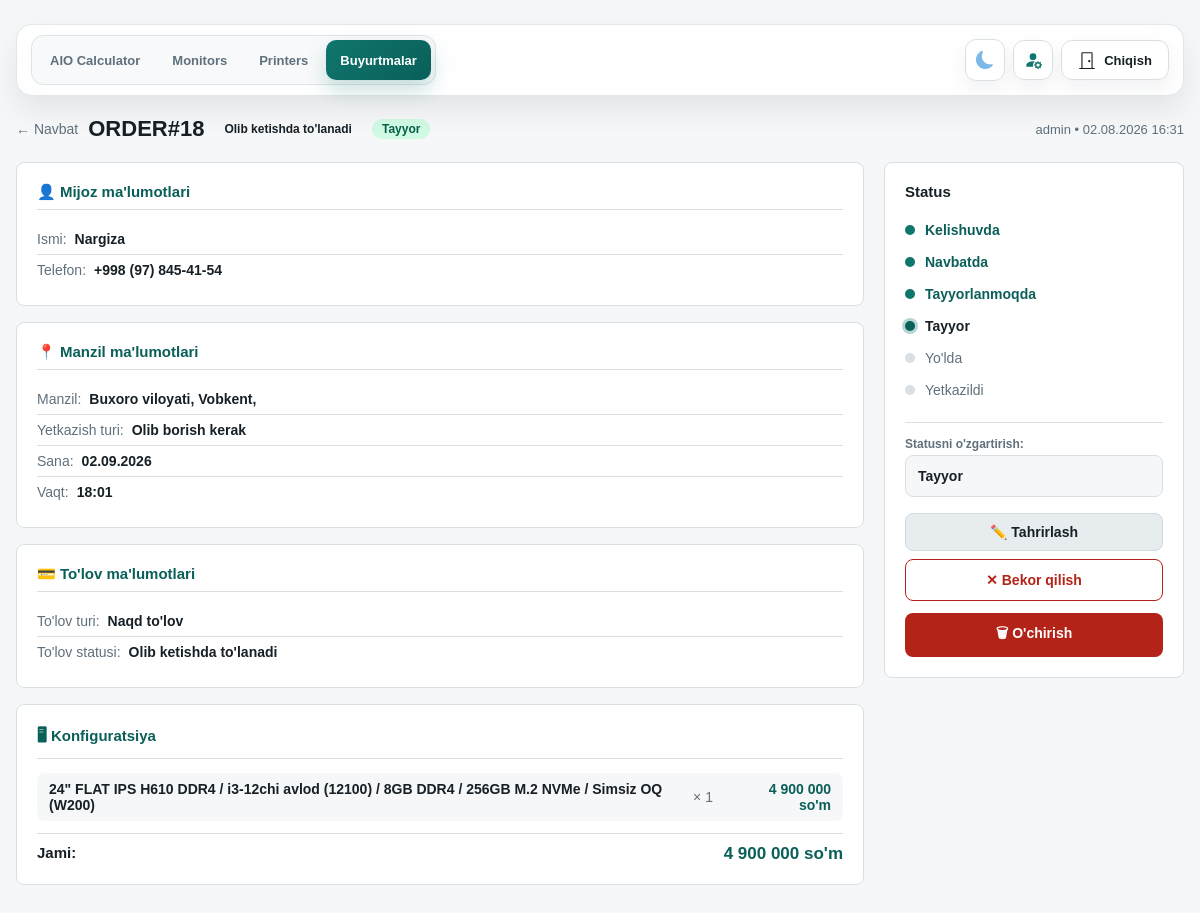
The page /orders/18/ (signed in) on the database as committed earlier.
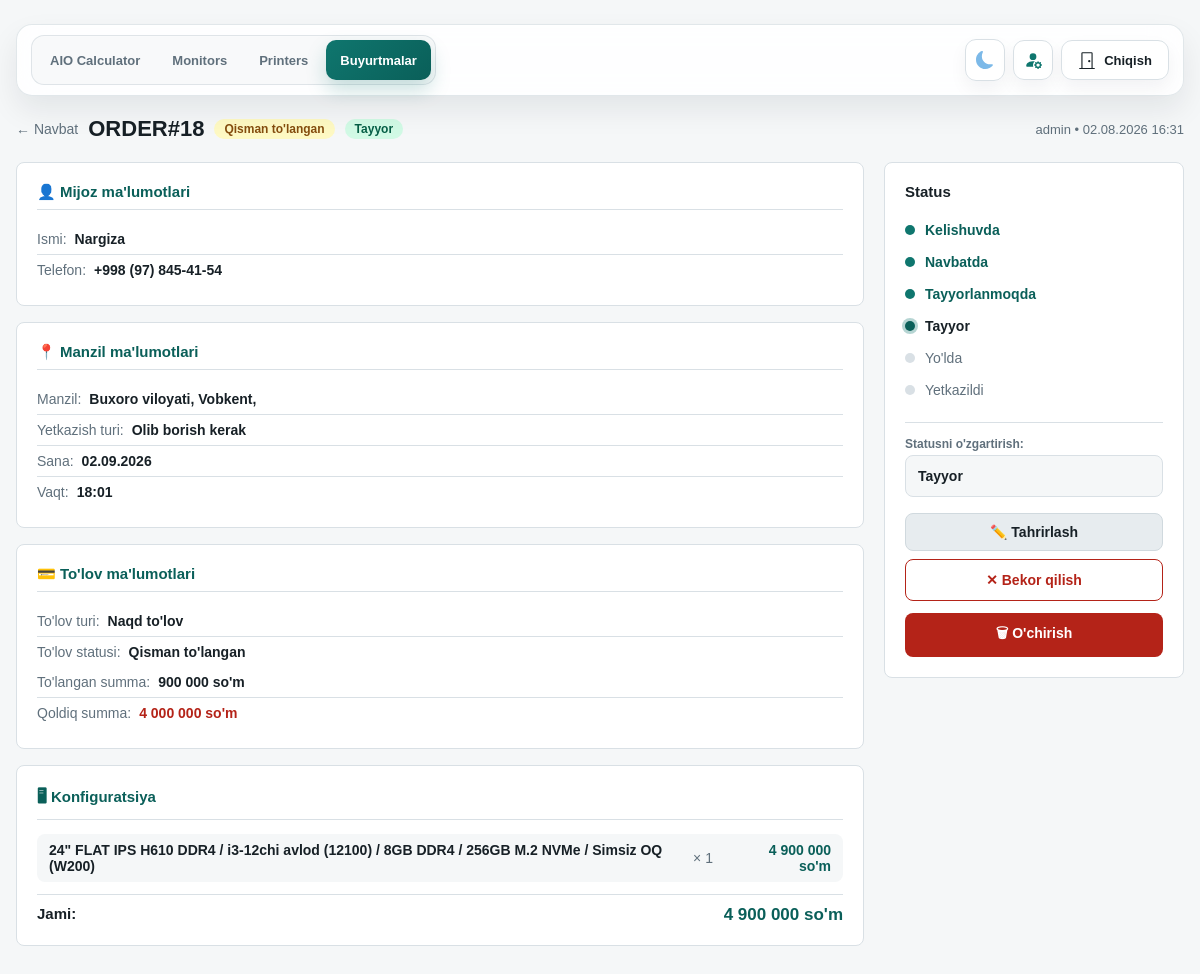
The same page on the database as committed later.
### orders/models.py (models this page shows, shortened)
class Order(models.Model):
    class DeliveryType(models.TextChoices):
        DELIVERY = "DELIVERY", "Olib borish kerak"
        POST = "POST", "Pochta (BTS, UzPost, YandexGo...)"
        PICKUP = "PICKUP", "Olib ketadi"
    class PaymentType(models.TextChoices):
        CASH = "CASH", "Naqd to'lov"
        CARD = "CARD", "Kartadan to'lov"
        TRANSFER = "TRANSFER", "Bank orqali"
        CASH_CARD = "CASH_CARD", "Aralash to'lov"
    class PaymentStatus(models.TextChoices):
        UNPAID = "UNPAID", "To'lanmagan"
        ON_DELIVERY = "ON_DELIVERY", "Yetkazilganda to'lanadi"
        ON_PICKUP = "ON_PICKUP", "Olib ketishda to'lanadi"
        PARTIAL = "PARTIAL", "Qisman to'langan"
        PAID = "PAID", "To'langan"
    class ProductionStatus(models.TextChoices):
        AGREED = "AGREED", "Kelishuvda"
        QUEUED = "QUEUED", "Navbatda"
        IN_PROGRESS = "IN_PROGRESS", "Tayyorlanmoqda"
        READY = "READY", "Tayyor"
        SHIPPING = "SHIPPING", "Yo'lda"
        DELIVERED = "DELIVERED", "Yetkazildi"
        ON_HOLD = "ON_HOLD", "To'xtatildi"
        CANCELLED = "CANCELLED", "Bekor qilindi"
    DELIVERY_STATUS_FLOWS = {
        DeliveryType.DELIVERY: [
            ProductionStatus.AGREED,
            ProductionStatus.QUEUED,
            ProductionStatus.IN_PROGRESS,
            ProductionStatus.READY,
            ProductionStatus.SHIPPING,
            ProductionStatus.DELIVERED,
        ],
        DeliveryType.POST: [
            ProductionStatus.AGREED,
            ProductionStatus.QUEUED,
            ProductionStatus.IN_PROGRESS,
            ProductionStatus.READY,
            ProductionStatus.SHIPPING,
            ProductionStatus.DELIVERED,
        ],
        DeliveryType.PICKUP: [
            ProductionStatus.AGREED,
            ProductionStatus.QUEUED,
            ProductionStatus.IN_PROGRESS,
            ProductionStatus.READY,
            ProductionStatus.DELIVERED,
        ],
    }
    GLOBAL_PRODUCTION_STATUSES = [
        ProductionStatus.CANCELLED,
        ProductionStatus.ON_HOLD,
    ]
    DELIVERY_STATUS_LABELS = {
        DeliveryType.DELIVERY: {
            ProductionStatus.SHIPPING: "Yo'lda",
            ProductionStatus.DELIVERED: "Yetkazildi",
        },
        DeliveryType.POST: {
            ProductionStatus.SHIPPING: "Jo'natildi",
            ProductionStatus.DELIVERED: "Qabul qilib oldi",
        },
        DeliveryType.PICKUP: {
            ProductionStatus.DELIVERED: "Olib ketildi",
        },
    }
    order_number = models.CharField(
        max_length=24, unique=True, blank=True, null=True, verbose_name="Buyurtma raqami"
    )
    sold_by = models.ForeignKey(
        User, on_delete=models.PROTECT, related_name="orders", verbose_name="Sotuvchi"
    )
    customer_name = models.CharField(max_length=120, verbose_name="Mijoz ismi")
    customer_phone = models.CharField(max_length=30, verbose_name="Telefon raqami")
    region = models.CharField(max_length=80, verbose_name="Viloyat")
    district = models.CharField(max_length=80, verbose_name="Tuman")
    city = models.CharField(max_length=80, verbose_name="Shahar")
    landmark = models.CharField(max_length=200, blank=True, verbose_name="Mo'ljal")
    delivery_type = models.CharField(
        max_length=20, choices=DeliveryType.choices, verbose_name="Yetkazish turi"
    )
    payment_type = models.CharField(
        max_length=20, choices=PaymentType.choices, verbose_name="To'lov turi"
    )
    payment_status = models.CharField(
        max_length=20,
        choices=PaymentStatus.choices,
        default=PaymentStatus.UNPAID,
        verbose_name="To'lov holati",
    )
    production_status = models.CharField(
        max_length=20,
        choices=ProductionStatus.choices,
        default=ProductionStatus.AGREED,
        verbose_name="Ishlab chiqarish holati",
    )
    total_price_usd = models.DecimalField(
        max_digits=12, decimal_places=2, default=0, verbose_name="Jami (USD)"
    )
    total_price_uzs = models.DecimalField(
        max_digits=16, decimal_places=0, default=0, verbose_name="Jami (so'm)"
    )
    delivery_date = models.DateField(null=True, blank=True, verbose_name="Yetkazib berish sanasi")
    delivery_time = models.CharField(max_length=10, null=True, blank=True, verbose_name="Yetkazib berish vaqti")
    partial_amount = models.DecimalField(
        max_digits=16, decimal_places=0, default=0, verbose_name="Qisman to'langan summa"
    )
    notes = models.TextField(blank=True, verbose_name="Izoh")
    created_at = models.DateTimeField(auto_now_add=True)
    updated_at = models.DateTimeField(auto_now=True)
    delivered_at = models.DateTimeField(null=True, blank=True, verbose_name="Yetkazib berilgan vaqt")
    class Meta:
        ordering = ["-created_at"]
        verbose_name = "Buyurtma"
        verbose_name_plural = "Buyurtmalar"
    @property
    def display_order_number(self):
        raw_number = self.order_number or f"ORDER#{self.pk}"
        if raw_number.startswith("ORD#"):
            return raw_number.replace("ORD#", "ORDER#", 1)
        return raw_number
    @classmethod
    def production_status_flow(cls, delivery_type):
        return cls.DELIVERY_STATUS_FLOWS.get(
            delivery_type,
            cls.DELIVERY_STATUS_FLOWS[cls.DeliveryType.DELIVERY],
        )
    @classmethod
    def production_status_label(cls, status, delivery_type=None):
        if delivery_type:
            custom = cls.DELIVERY_STATUS_LABELS.get(delivery_type, {})
            if status in custom:
                return custom[status]
        return dict(cls.ProductionStatus.choices).get(status, status)
    @classmethod
    def production_status_choices_for_delivery(cls, delivery_type):
        statuses = list(cls.production_status_flow(delivery_type))
        for status in cls.GLOBAL_PRODUCTION_STATUSES:
            if status not in statuses:
                statuses.append(status)
        return [(status, cls.production_status_label(status, delivery_type)) for status in statuses]

class OrderItem(models.Model):
    order = models.ForeignKey(Order, on_delete=models.CASCADE, related_name="items")
    build_quote = models.ForeignKey(
        "calculator.BuildQuote",
        on_delete=models.SET_NULL,
        null=True,
        blank=True,
        related_name="order_items",
        verbose_name="Kalkulyator konfiguratsiyasi",
    )
    config_label = models.CharField(max_length=255, verbose_name="Konfiguratsiya")
    quantity = models.PositiveIntegerField(default=1, verbose_name="Soni")
    unit_price_usd = models.DecimalField(
        max_digits=12, decimal_places=2, default=0, verbose_name="Dona narxi (USD)"
    )
    unit_price_uzs = models.DecimalField(
        max_digits=16, decimal_places=2, default=0, verbose_name="Dona narxi (so'm)"
    )
    class Meta:
        verbose_name = "Buyurtma elementi"
        verbose_name_plural = "Buyurtma elementlari"

### orders/views.py (the view, shortened to what this page needs)
# urls.py: path("<int:pk>/", views.order_detail, name="detail"),
@login_required
def order_detail(request, pk):
    from calculator.models import CalculatorSettings
    try:
        settings = CalculatorSettings.objects.first()
        usd_rate = int(settings.usd_rate) if settings and settings.usd_rate else 12850
    except:
        usd_rate = 12850
    order = get_object_or_404(
        _orders_for_user(request.user).prefetch_related("items").select_related("sold_by"),
        pk=pk,
    )
    if request.method == "GET" and request.GET.get("edit") == "1":
        if not _can_user_edit_order(request.user, order):
            raise PermissionDenied("Sizda buyurtmani tahrirlash huquqi yo'q.")
        return render(request, "orders/order_form.html", _form_context(request.user, order, {}))
    allowed_production_status_choices = _allowed_production_status_choices_for_user(
        request.user,
        order.delivery_type,
        order.production_status,
        order,
    )
    allowed_production_status_values = {value for value, _ in allowed_production_status_choices}
    return render(request, "orders/order_detail.html", {
        "active_nav": "orders",
        "order": order,
        "usd_rate": usd_rate,
        "status_flow": Order.production_status_flow(order.delivery_type),
        "current_status_index": (
            Order.production_status_flow(order.delivery_type).index(order.production_status)
            if order.production_status in Order.production_status_flow(order.delivery_type)
            else -1
        ),
        "delivery_choices": Order.DeliveryType.choices,
        "payment_type_choices": Order.PaymentType.choices,
        "payment_status_choices": Order.PaymentStatus.choices,
        "production_status_choices": allowed_production_status_choices,
        "can_edit_order": _can_user_edit_order(request.user, order),
        "can_delete_order": _can_user_delete_order(request.user),
        "can_cancel_order": _can_user_cancel_order(request.user, order),
        "can_change_production_status": _can_user_change_production_status(
            request.user,
            order.production_status,
            order,
        ),
        "show_current_status_option": order.production_status not in allowed_production_status_values,
        "current_status_label": _all_production_status_choices_map(order.delivery_type).get(
            order.production_status,
            order.production_status,
        ),
    })

### orders/templates/orders/order_detail.html (shortened to what this page needs)
{% extends "base.html" %}
{% load order_tags %}
{% block content %}
<div style="margin-top:20px;">
  <div style="display:flex;align-items:center;flex-wrap:wrap;gap:10px;margin-bottom:16px;">
    <a href="{% url 'orders:list' %}" style="color:var(--muted);text-decoration:none;font-size:14px;">← Navbat</a>
    <h2 style="margin:0;font-size:22px;">{{ order.display_order_number }}</h2>
    <span class="badge {{ order.payment_status|payment_badge }}">{{ order.get_payment_status_display }}</span>
    <span class="badge {{ order.production_status|status_badge }}">{{ order.production_status|status_label:order.delivery_type }}</span>
    <span style="font-size:13px;color:var(--muted);margin-left:auto;">
      {{ order.sold_by.get_full_name|default:order.sold_by.username }} •
      {{ order.created_at|date:"d.m.Y H:i" }}
    </span>
  </div>
  <div class="detail-layout">
    <div>
      <div class="panel detail-section">
        <h3>👤 Mijoz ma'lumotlari</h3>
        <div class="detail-row-group">
          <div class="detail-row"><span>Ismi:</span><strong>{{ order.customer_name }}</strong></div>
          <div class="detail-row"><span>Telefon:</span><strong>{{ order.customer_phone|format_phone }}</strong></div>
        </div>
      </div>
      <div class="panel detail-section">
        <h3>📍 Manzil ma'lumotlari</h3>
        <div class="detail-row">
          <span>Manzil:</span>
          <strong>
            {{ order.region }}, {{ order.district }}, {{ order.city }}
          </strong>
        </div>
        <div class="detail-row-group">
          <div class="detail-row"><span>Yetkazish turi:</span><strong>{{ order.get_delivery_type_display }}</strong></div>
          {% if order.delivery_date %}
            <div class="detail-row"><span>Sana:</span><strong>{{ order.delivery_date|date:"d.m.Y" }}</strong></div>
          {% endif %}
          {% if order.delivery_time %}
            <div class="detail-row"><span>Vaqt:</span><strong>{{ order.delivery_time }}</strong></div>
          {% endif %}
        </div>
      </div>
      <div class="panel detail-section">
        <h3>💳 To'lov ma'lumotlari</h3>
        <div class="detail-row-group">
          <div class="detail-row"><span>To'lov turi:</span><strong>{{ order.get_payment_type_display }}</strong></div>
          <div class="detail-row"><span>To'lov statusi:</span><strong>{{ order.get_payment_status_display }}</strong></div>
        </div>
        {% if order.payment_status == 'PARTIAL' %}
          <div class="detail-row-group">
            <div class="detail-row"><span>To'langan summa:</span><strong>{{ order.partial_amount|format_uzs }} so'm</strong></div>
            <div class="detail-row"><span>Qoldiq summa:</span><strong style="color:var(--danger);">{{ order.total_price_uzs|remaining:order.partial_amount|format_uzs }} so'm</strong></div>
          </div>
        {% endif %}
      </div>
      <div class="panel detail-section">
        <h3>🖥 Konfiguratsiya</h3>
        {% for item in order.items.all %}
          <div class="config-item">
            <span class="label">{{ item.config_label }}</span>
            <span class="qty">× {{ item.quantity }}</span>
            <span class="price">
              {% if item.unit_price_uzs %}
                {{ item.unit_price_uzs|format_uzs }}
              {% else %}
                {% widthratio item.unit_price_usd 1 usd_rate as price_uzs %}
                {{ price_uzs|format_uzs }}
              {% endif %}
              so'm
            </span>
          </div>
        {% endfor %}
        <div style="display:flex;justify-content:space-between;margin-top:12px;padding-top:10px;border-top:1px solid var(--line);">
          <strong style="font-size:15px;">Jami:</strong>
          <div style="text-align:right;">
            <div style="font-weight:800;font-size:17px;color:var(--accent-dark)">{{ order.total_price_uzs|format_uzs }} so'm</div>
          </div>
        </div>
      </div>
    </div>
    <aside>
      <div class="panel status-sidebar">
        <h3>Status</h3>
        {% for s in status_flow %}
          <div class="status-step
            {% if order.production_status == s %}current
            {% elif current_status_index != -1 and forloop.counter0 < current_status_index %}done
            {% endif %}">
            <div class="status-dot
              {% if order.production_status == s %}current
              {% elif current_status_index != -1 and forloop.counter0 < current_status_index %}done
              {% endif %}">
            </div>
            {{ s|status_label:order.delivery_type }}
          </div>
        {% endfor %}
        <div style="margin-top: 16px; margin-bottom: 12px; border-top: 1px solid var(--line); padding-top: 14px;">
          <label style="font-size:12px; color:var(--muted); font-weight:700; margin-bottom:4px; display:block;">Statusni o'zgartirish:</label>
          {% if can_change_production_status %}
            <select id="status-select-dropdown" onchange="onStatusDropdownChange(this.value)" style="width:100%; padding:10px 12px; border-radius:8px; background:var(--bg); border:1px solid var(--line); color:var(--text); font-weight:700; font-size:14px; cursor:pointer;">
              {% for s_val, s_label in production_status_choices %}
                <option value="{{ s_val }}" {% if order.production_status == s_val %}selected{% endif %}>{{ s_label }}</option>
              {% endfor %}
            </select>
          {% else %}
            <div style="padding:10px 12px; border-radius:8px; background:var(--bg); border:1px solid var(--line); color:var(--muted); font-size:13px; line-height:1.45;">
              Bu buyurtmada statusni faqat ruxsat berilgan user o'zgartira oladi.
            </div>
          {% endif %}
        </div>
        <div class="action-btns">
          {% if can_edit_order %}
            <a href="{% url 'orders:detail' order.pk %}?edit=1" class="action-btn secondary">
              ✏️ Tahrirlash
            </a>
          {% endif %}
          {% if can_cancel_order and order.production_status != 'CANCELLED' %}
            <button class="action-btn danger" onclick="cancelOrderDirectly()">
              ✕ Bekor qilish
            </button>
          {% endif %}
          {% if can_delete_order %}
            <form id="delete-order-form" action="{% url 'orders:delete' order.pk %}" method="post" style="width: 100%; margin-top: 4px;">
              <button type="button" onclick="openDeleteModal()" class="action-btn" style="background: var(--danger); color: white; width: 100%; border: none; font-weight: 700; display: flex; align-items: center; justify-content: center; gap: 6px;">
                🗑 O'chirish
              </button>
            </form>
          {% endif %}
        </div>
      </div>
    </aside>
  </div>
</div>
{% endblock %}

Rows that differ between the two databases and show on the page:
changed Order "ORDER#18": payment_status "Olib ketishda to'lanadi" → "Qisman to'langan"; partial_amount (not shown) → "900 000"; total_price_uzs|remaining (not shown) → "4 000 000"
Other text that changed with them:
text now shown: "To'langan summa: so'm Qoldiq summa: so'm"
